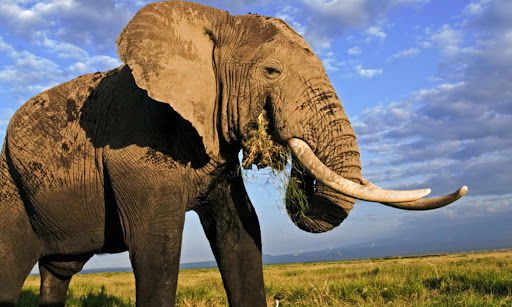
#> input picture data/1.jpg, 512 x 307 px, found by its file name
$ python '5. Image Translation.py'
#> lines starting #> are read from the running program, lines starting #| are printed output that depends on the picture
import cv2
import numpy as np

img = cv2.imread('data/1.jpg')
#> img is the input picture: shape (307, 512, 3); mean B, G, R 107.6, 112.1, 117.2

height, width  = img.shape[:2]
#> height = 307; width = 512

img.resize()

quarter_height , quarter_width = height / 4, width / 4
#> quarter_height = 76.75; quarter_width = 128

cv2.imshow('img', img)

# Translation Matrix
# t = [ 1, 0 , Tx]
#     [ 0, 1 , Ty]

t = np.float32([[1, 0, quarter_width], [0, 1, quarter_height ]])
#> t = [[1, 0, 128], [0, 1, 76.75]]

translated_img = cv2.warpAffine(img, t, (width, height))
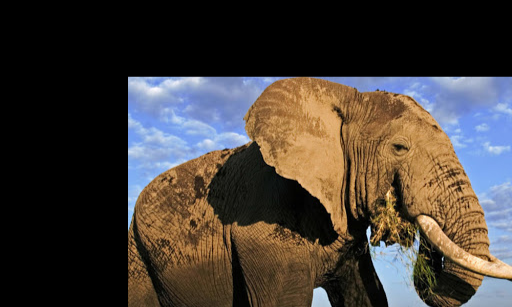
#> translated_img: shape (307, 512, 3); mean B, G, R 56.4, 61.6, 68.6

cv2.imshow('translated_img', translated_img)
print(t)
#| [[  1.     0.   128.  ]
#|  [  0.     1.    76.75]]
cv2.waitKey()
cv2.destroyAllWindows()

$ run again, with data/page.jpg copied over data/1.jpg
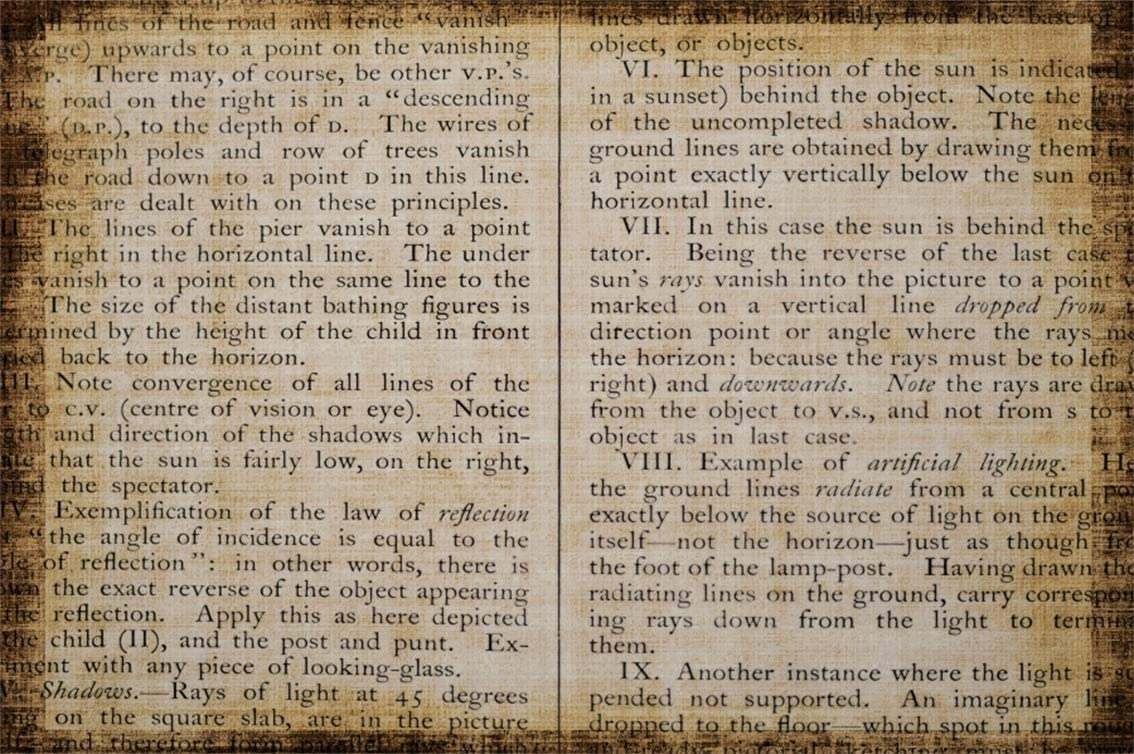
#> input picture data/page.jpg, 1134 x 754 px, found by its file name
#> img is the input picture: shape (754, 1134, 3); mean B, G, R 122.4, 145.5, 162.6
#> `translated_img = cv2.warpAffine(img, t, (width, height))`:
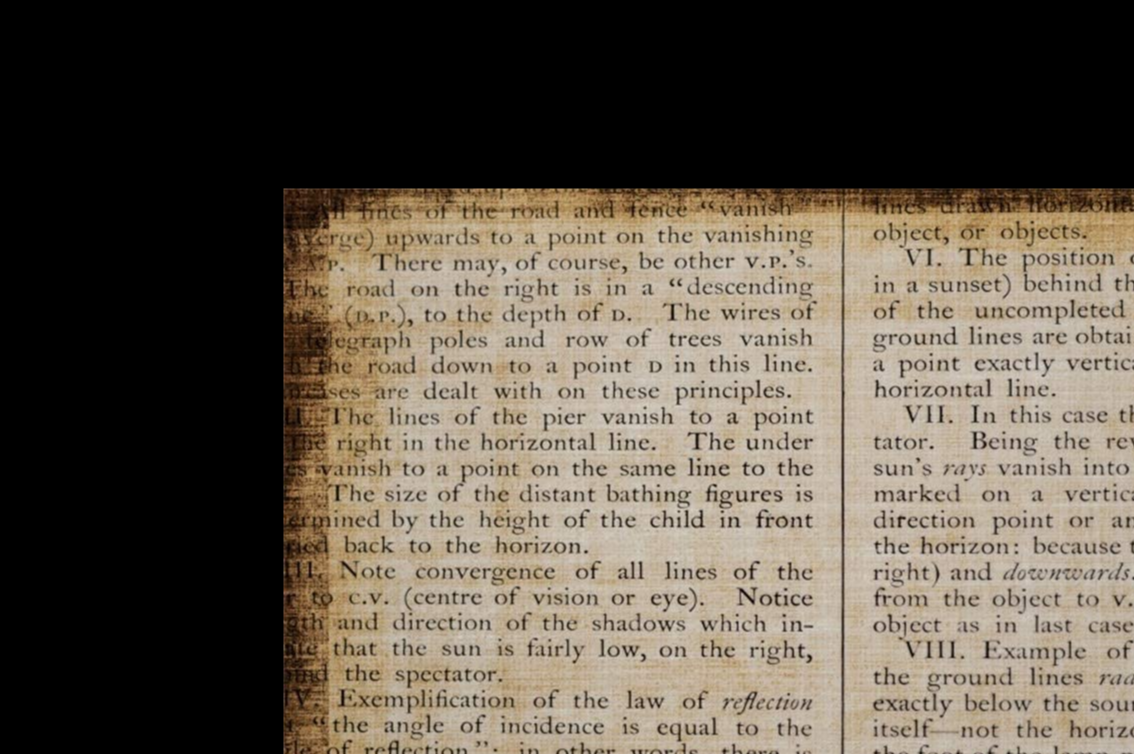
#> translated_img: shape (754, 1134, 3); mean B, G, R 74.5, 86.8, 96
#| [[  1.    0.  283.5]
#|  [  0.    1.  188.5]]
